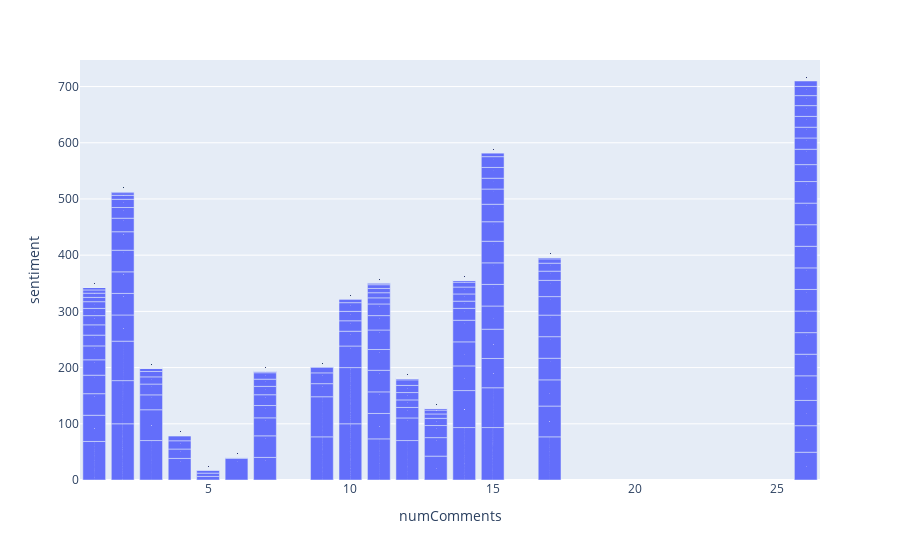

The notebook cell this image was saved under:
### Code cell
fig = px.bar(positive_sentiment, x='numComments', y='sentiment',text="Short text")
fig.show()

### Figure 1 — Plotly figure (JSON) as saved in the notebook; plotly's stock layout.template omitted (floating-point values rounded to 4 significant figures; data arrays with more than 128 entries replaced by an {"elided": "..."} marker saying what was removed)
{"data": [{"alignmentgroup": "True", "hovertemplate": "numComments=%{x}<br>sentiment=%{y}<br>Short text=%{text}<extra></extra>", "legendgroup": "", "marker": {"color": "#636efa", "pattern": {"shape": ""}}, "name": "", "offsetgroup": "", "orientation": "v", "showlegend": false, "text": {"elided": "200 str values"}, "textposition": "auto", "type": "bar", "x": {"elided": "200 int values"}, "xaxis": "x", "y": {"elided": "200 float values"}, "yaxis": "y"}], "layout": {"autosize": true, "barmode": "relative", "legend": {"tracegroupgap": 0}, "margin": {"t": 60}, "xaxis": {"anchor": "y", "autorange": true, "domain": [0, 1], "range": [0.5, 26.5], "title": {"text": "numComments"}, "type": "linear"}, "yaxis": {"anchor": "x", "autorange": true, "domain": [0, 1], "range": [0, 747.2], "title": {"text": "sentiment"}, "type": "linear"}}}
